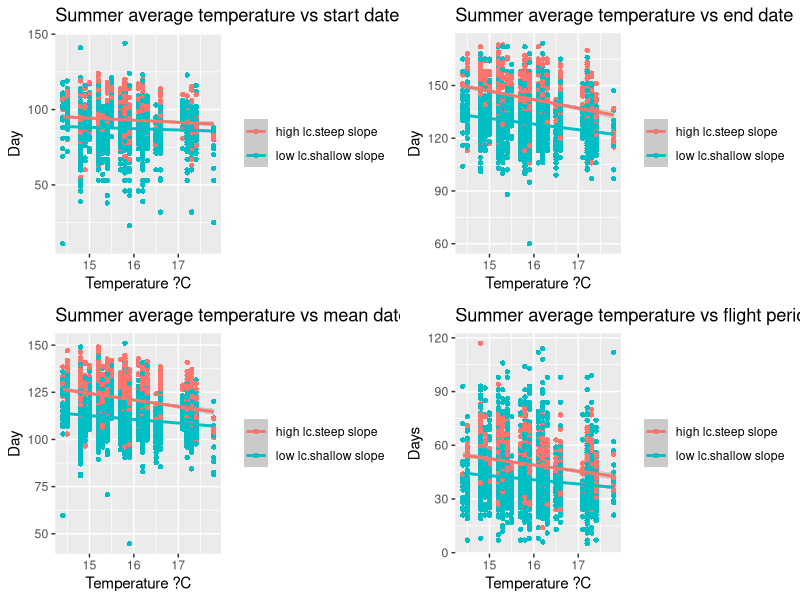

This figure's R source:
library(tidyverse)
library(ggfortify)
library(gridExtra)

phenology.gis.temperature <- 
  read.csv(
    "Landscape_Phenology_Analysis/Outputs/combined_raw_data.csv",header = T)

### define high and low chalk

summary(phenology.gis.temperature$LCper)
phenology.gis.temperature$LC.label[phenology.gis.temperature$LCper<(3.108)]<-"low lc"  
phenology.gis.temperature$LC.label[phenology.gis.temperature$LCper>(3.108)]<-"high lc"  
table(phenology.gis.temperature$LC.label)


###  define steep and shallow slope

summary(phenology.gis.temperature$SLOPE_MEAN)
phenology.gis.temperature$SLOPE_MEAN.label[phenology.gis.temperature$SLOPE_MEAN<(5.03)]<-"shallow slope"  
phenology.gis.temperature$SLOPE_MEAN.label[phenology.gis.temperature$SLOPE_MEAN>(5.03)]<-"steep slope"  
table(phenology.gis.temperature$SLOPE_MEAN.label)


### define steep chalk  etc.

for (i in 1:nrow(phenology.gis.temperature)) {
  phenology.gis.temperature$LC.SLOPE[i] <-
    paste(phenology.gis.temperature[i, "LC.label"],
          phenology.gis.temperature[i, "SLOPE_MEAN.label"],
          sep = ".")
}
table(phenology.gis.temperature$LC.SLOPE)
# head(phenology.gis.temperature)


## remove high chalk, low altitude and low chalk, high altitude

phenology.gis.temperature <- phenology.gis.temperature[!phenology.gis.temperature$LC.SLOPE == "low lc.steep slope", ]
phenology.gis.temperature <- phenology.gis.temperature[!phenology.gis.temperature$LC.SLOPE == "high lc.shallow slope", ]
table(phenology.gis.temperature$LC.SLOPE)

####plotting graphs

start_date<-ggplot(phenology.gis.temperature, aes(x=JJA, y=daynum.tenth, colour = LC.SLOPE)) +
  geom_point(shape=16) +    
  geom_smooth(method=lm) + ylab("Day") + xlab("Temperature ?C") + ggtitle("Summer average temperature vs start date")+theme(legend.title=element_blank())
#start_date

end_date<-ggplot(phenology.gis.temperature, aes(x=JJA, y=daynum.nintieth, colour = LC.SLOPE)) +
  geom_point(shape=16) +    
  geom_smooth(method=lm)+ylab("Day")+xlab("Temperature ?C")+ ggtitle("Summer average temperature vs end date")+theme(legend.title=element_blank())
#end_date

mean_date<-ggplot(phenology.gis.temperature, aes(x=JJA, y=daynum.mean, colour = LC.SLOPE)) +
  geom_point(shape=16) +    
  geom_smooth(method=lm)+ylab("Day")+xlab("Temperature ?C")+ ggtitle("Summer average temperature vs mean date")+theme(legend.title=element_blank())
#mean_date

range_date <- ggplot(phenology.gis.temperature, aes(x = JJA, y = daynum.range, colour = LC.SLOPE)) +
  geom_point(shape=16) +    
  geom_smooth(method = lm) + ylab("Days") + xlab("Temperature ?C") + ggtitle("Summer average temperature vs flight period length") + theme(legend.title = element_blank())
#range_date

grid.arrange(start_date, end_date, mean_date, range_date)


### need to model the above graphs
# graphs workign though which is nice

#separating data so that can plot and separately model the high chalk steep sites and low chalk shallow sites.

phenology.gis.temperature <- select(phenology.gis.temperature, year, site, daynum.tenth, daynum.mean, daynum.nintieth, daynum.range, DJF, MAM, JJA, SON, AV, LC.SLOPE)
head(phenology.gis.temperature)

phenology.spread <- phenology.gis.temperature %>% spread(LC.SLOPE, LC.SLOPE)
phenology.spread <- rename(phenology.spread, high.steep = `high lc.steep slope`)
phenology.spread <- rename(phenology.spread, low.shallow = `low lc.shallow slope`)

head(phenology.spread)
tail(phenology.spread)
phenology.high.steep <- select(phenology.spread, year, site, daynum.tenth, daynum.mean, daynum.nintieth, daynum.range, DJF, MAM, JJA, SON, AV, high.steep)
phenology.low.shallow <- select(phenology.spread, year, site, daynum.tenth, daynum.mean, daynum.nintieth, daynum.range, DJF, MAM, JJA, SON, AV, low.shallow)

phenology.high.steep <- na.omit(phenology.high.steep)
phenology.low.shallow <- na.omit(phenology.low.shallow)


head(phenology.high.steep)
head(phenology.low.shallow)


#can now model all graphs easily



####modeling graphs 

#start date

#start high steep
model.start.highsteep <- lm(daynum.tenth ~ JJA, data = phenology.high.steep)
#check assumptions
#autoplot(model.start.highsteep)
#results on linear model
anova(model.start.highsteep)
summary(model.start.highsteep)

#start low shallow
model.start.lowshallow <- lm(daynum.tenth ~ JJA, data = phenology.low.shallow)
#check assumptions
#autoplot(model.start.lowshallow)
#results on linear model
anova(model.start.lowshallow)
summary(model.start.lowshallow)



#nintieth percentiles

# high steep
model.end.highsteep <- lm(daynum.nintieth ~ JJA, data = phenology.high.steep)
#check assumptions
#autoplot(model.end.highsteep)
#results on linear model
anova(model.end.highsteep)
summary(model.end.highsteep)

# low shallow
model.end.lowshallow <- lm(daynum.nintieth ~ JJA, data = phenology.low.shallow)
#check assumptions
#autoplot(model.end.lowshallow)
#results on linear model
anova(model.end.lowshallow)
summary(model.end.lowshallow)



#mean flight date

# high steep
model.mean.highsteep <- lm(daynum.mean ~ JJA, data = phenology.high.steep)
#check assumptions
#autoplot(model.mean.highsteep)
#results on linear model
anova(model.mean.highsteep)
summary(model.mean.highsteep)

# low shallow
model.mean.lowshallow <- lm(daynum.mean ~ JJA, data = phenology.low.shallow)
#check assumptions
#autoplot(model.mean.lowshallow)
#results on linear model
anova(model.mean.lowshallow)
summary(model.mean.lowshallow)



#range

# high steep
model.range.highsteep <- lm(daynum.range ~ JJA, data = phenology.high.steep)
#check assumptions
#autoplot(model.range.highsteep)
#results on linear model
anova(model.range.highsteep)
summary(model.range.highsteep)

# low shallow
model.range.lowshallow <- lm(daynum.range ~ JJA, data = phenology.low.shallow)
#check assumptions
#autoplot(model.range.lowshallow)
#results on linear model
anova(model.range.lowshallow)
summary(model.range.lowshallow)
